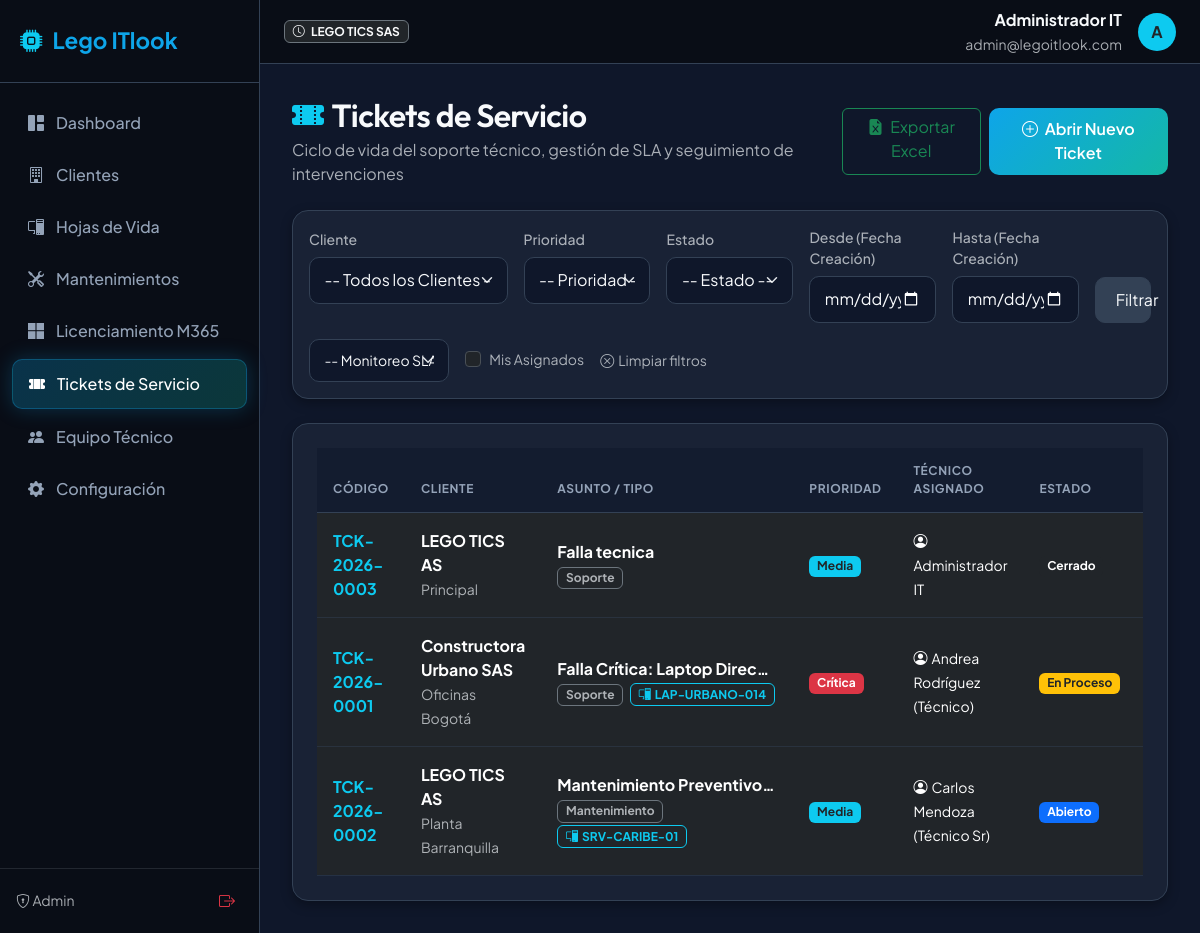
Before: /tickets/ (signed in) with the older database file.
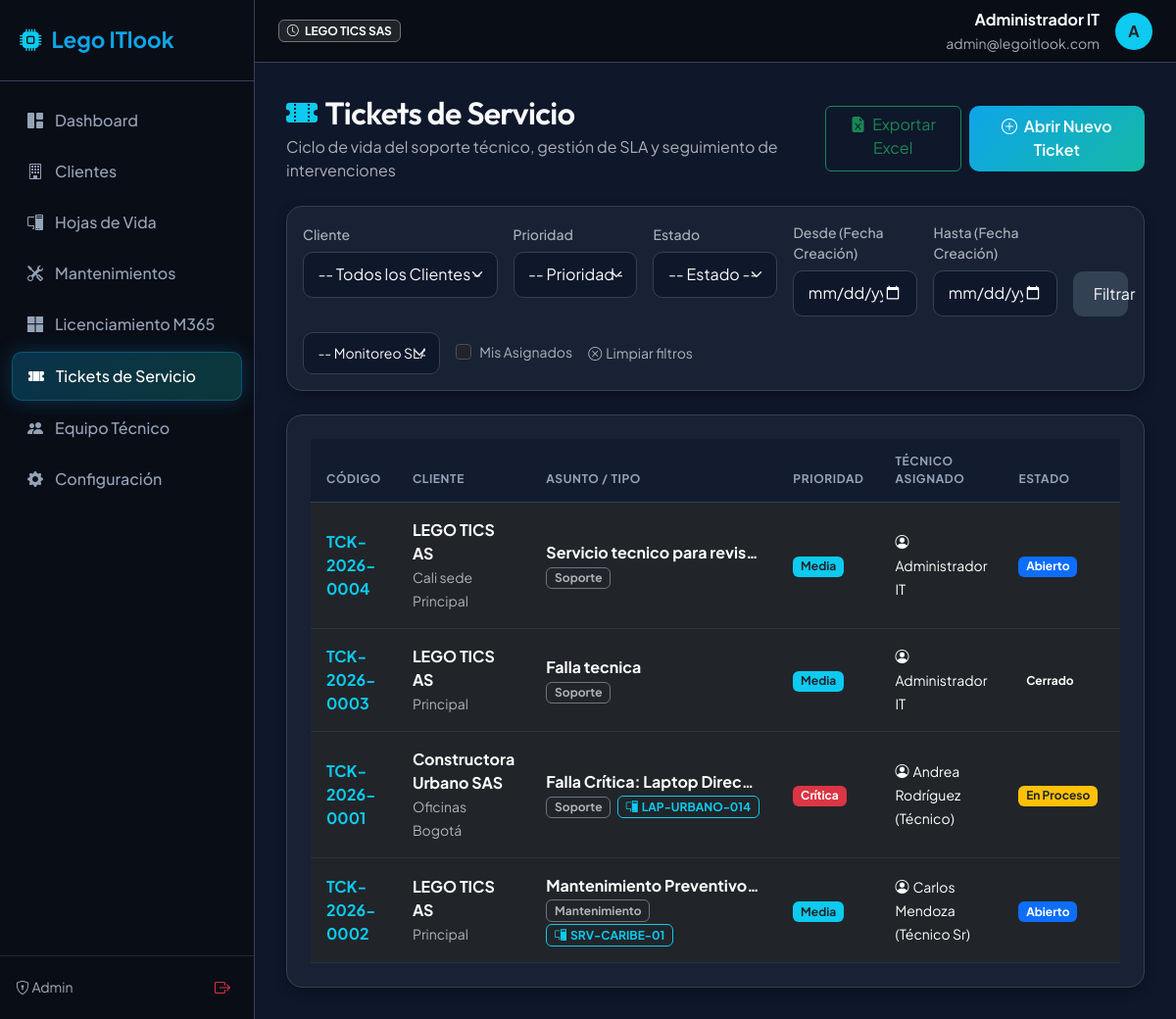
After: the same page with the newer database file.
### app/models/ticket.py (models this page shows, shortened)
class Ticket(db.Model):
    __tablename__ = 'tickets'
    id = db.Integer
    id = db.Column(db.Integer, primary_key=True)
    ticket_code = db.Column(db.String(30), unique=True, nullable=False) # e.g. TCK-2026-0001
    client_id = db.Column(db.Integer, db.ForeignKey('clients.id'), nullable=False)
    location_id = db.Column(db.Integer, db.ForeignKey('locations.id'), nullable=True)
    contact_id = db.Column(db.Integer, db.ForeignKey('client_contacts.id'), nullable=True)
    asset_id = db.Column(db.Integer, db.ForeignKey('assets.id'), nullable=True)
    assigned_to_id = db.Column(db.Integer, db.ForeignKey('users.id'), nullable=True)
    title = db.Column(db.String(200), nullable=False)
    description = db.Column(db.Text, nullable=False)
    priority = db.Column(db.String(20), default='Media', nullable=False) # Baja, Media, Alta, Crítica
    service_type = db.Column(db.String(30), default='Soporte', nullable=False) # Soporte, Mantenimiento, Proyecto
    status = db.Column(db.String(30), default='Abierto', nullable=False) # Abierto, En Proceso, Espera Cliente, Resuelto, Cerrado
    created_at = db.Column(db.DateTime, default=datetime.utcnow, nullable=False)
    sla_due_at = db.Column(db.DateTime, nullable=False)
    resolved_at = db.Column(db.DateTime, nullable=True)
    closed_at = db.Column(db.DateTime, nullable=True)
    interventions = db.relationship('TicketIntervention', backref='ticket', lazy=True, cascade='all, delete-orphan')
    @property
    def is_sla_breached(self):
        if self.status in ['Resuelto', 'Cerrado']:
            return self.resolved_at and self.resolved_at > self.sla_due_at
        return datetime.utcnow() > self.sla_due_at
    @property
    def priority_badge_class(self):
        pmap = {
            'Crítica': 'bg-danger text-white',
            'Alta': 'bg-warning text-dark',
            'Media': 'bg-info text-dark',
            'Baja': 'bg-secondary text-white'
        }
        return pmap.get(self.priority, 'bg-secondary')
    @property
    def status_badge_class(self):
        smap = {
            'Abierto': 'bg-primary text-white',
            'En Proceso': 'bg-warning text-dark',
            'Espera Cliente': 'bg-info text-dark',
            'Resuelto': 'bg-success text-white',
            'Cerrado': 'bg-dark text-white'
        }
        return smap.get(self.status, 'bg-secondary')

### app/models/client.py (models this page shows, shortened)
class Client(db.Model):
    __tablename__ = 'clients'
    id = db.Column(db.Integer, primary_key=True)
    company_name = db.Column(db.String(150), nullable=False) # Razón social
    tax_id = db.Column(db.String(50), unique=True, nullable=False) # NIT / Identificación tributaria
    contact_name = db.Column(db.String(120), nullable=False)
    contact_email = db.Column(db.String(120), nullable=False)
    contact_phone = db.Column(db.String(50), nullable=False)
    address = db.Column(db.String(255), nullable=True)
    is_active = db.Column(db.Boolean, default=True, nullable=False)
    created_at = db.Column(db.DateTime, default=datetime.utcnow)
    locations = db.relationship('Location', backref='client', lazy=True, cascade='all, delete-orphan')
    contacts = db.relationship('ClientContact', backref='client', lazy=True, cascade='all, delete-orphan')
    assets = db.relationship('Asset', backref='client', lazy=True, cascade='all, delete-orphan')
    licenses = db.relationship('MicrosoftLicense', backref='client', lazy=True, cascade='all, delete-orphan')
    tickets = db.relationship('Ticket', backref='client', lazy=True, cascade='all, delete-orphan')
    maintenance_events = db.relationship('MaintenanceEvent', backref='client', lazy=True, cascade='all, delete-orphan')

class Location(db.Model):
    __tablename__ = 'locations'
    id = db.Column(db.Integer, primary_key=True)
    client_id = db.Column(db.Integer, db.ForeignKey('clients.id'), nullable=False)
    name = db.Column(db.String(100), nullable=False) # Nombre Sede/Departamento
    address = db.Column(db.String(255), nullable=True)
    city = db.Column(db.String(100), nullable=True)
    contact_person = db.Column(db.String(120), nullable=True)
    contact_phone = db.Column(db.String(50), nullable=True)
    created_at = db.Column(db.DateTime, default=datetime.utcnow)
    assets = db.relationship('Asset', backref='location', lazy=True)
    tickets = db.relationship('Ticket', backref='location', lazy=True)

### app/models/user.py (models this page shows, shortened)
class User(UserMixin, db.Model):
    __tablename__ = 'users'
    id = db.Column(db.Integer, primary_key=True)
    name = db.Column(db.String(120), nullable=False)
    email = db.Column(db.String(120), unique=True, nullable=False)
    password_hash = db.Column(db.String(256), nullable=False)
    role = db.Column(db.String(20), default='tech', nullable=False) # 'admin', 'tech'
    is_active = db.Column(db.Boolean, default=True, nullable=False)
    created_at = db.Column(db.DateTime, default=datetime.utcnow)
    tickets_assigned = db.relationship('Ticket', backref='assigned_to_user', lazy=True, foreign_keys='Ticket.assigned_to_id')
    maintenance_logs = db.relationship('MaintenanceLog', backref='technician', lazy=True)
    interventions = db.relationship('TicketIntervention', backref='technician', lazy=True)
    maintenance_events = db.relationship('MaintenanceEvent', backref='technician', lazy=True)
    @property
    def is_admin(self):
        return self.role == 'admin'

### app/models/asset.py (models this page shows, shortened)
class Asset(db.Model):
    __tablename__ = 'assets'
    id = db.Column(db.Integer, primary_key=True)
    internal_code = db.Column(db.String(50), unique=True, nullable=False) # Código interno / Serial
    serial_number = db.Column(db.String(100), nullable=True)
    device_type = db.Column(db.String(50), nullable=False) # Servidor, PC, Laptop, Switch, Router, Impresora, Otro
    brand = db.Column(db.String(80), nullable=False)
    model = db.Column(db.String(100), nullable=False)
    cpu = db.Column(db.String(100), nullable=True)
    ram = db.Column(db.String(50), nullable=True)
    storage = db.Column(db.String(100), nullable=True)
    os_installed = db.Column(db.String(100), nullable=True)
    status = db.Column(db.String(30), default='Operativo', nullable=False) # Operativo, En Mantenimiento, Dado de baja
    client_id = db.Column(db.Integer, db.ForeignKey('clients.id'), nullable=False)
    location_id = db.Column(db.Integer, db.ForeignKey('locations.id'), nullable=True)
    notes = db.Column(db.Text, nullable=True)
    created_at = db.Column(db.DateTime, default=datetime.utcnow)
    maintenance_logs = db.relationship('MaintenanceLog', backref='asset', lazy=True, cascade='all, delete-orphan')
    tickets = db.relationship('Ticket', backref='asset', lazy=True)
    maintenance_items = db.relationship('MaintenanceEventItem', backref='asset', lazy=True)

### app/routes/tickets.py (the view, shortened to what this page needs)
@tickets_bp.route('/')
@login_required
def index():
    status_filter = request.args.get('status', '').strip()
    priority_filter = request.args.get('priority', '').strip()
    client_id = request.args.get('client_id', type=int)
    assigned_to_me = request.args.get('my_tickets', type=int)
    sla_filter = request.args.get('sla', '').strip()
    date_from_str = request.args.get('date_from', '').strip()
    date_to_str = request.args.get('date_to', '').strip()
    query = Ticket.query
    if status_filter:
        query = query.filter_by(status=status_filter)
    if priority_filter:
        query = query.filter_by(priority=priority_filter)
    if client_id:
        query = query.filter_by(client_id=client_id)
    if assigned_to_me or not current_user.is_admin:
        query = query.filter_by(assigned_to_id=current_user.id)
    if date_from_str:
        try:
            date_from = datetime.strptime(date_from_str, '%Y-%m-%d')
            query = query.filter(Ticket.created_at >= date_from)
        except (ValueError, TypeError):
            pass
    tickets_list = query.order_by(Ticket.created_at.desc()).all()
    if sla_filter == 'breached':
        tickets_list = [t for t in tickets_list if t.is_sla_breached]
    elif sla_filter == 'ontime':
        tickets_list = [t for t in tickets_list if not t.is_sla_breached]
    clients = Client.query.filter_by(is_active=True).order_by(Client.company_name.asc()).all()
    technicians = User.query.filter_by(is_active=True).order_by(User.name.asc()).all()
    return render_template('tickets/index.html',
                           tickets=tickets_list,
                           clients=clients,
                           technicians=technicians,
                           status_filter=status_filter,
                           priority_filter=priority_filter,
                           client_id=client_id,
                           assigned_to_me=assigned_to_me,
                           sla_filter=sla_filter,
                           date_from=date_from_str,
                           date_to=date_to_str)

### app/templates/tickets/index.html (shortened to what the changed rows need)
{% extends "base.html" %}
{% block content %}
<div class="d-flex justify-content-between align-items-center mb-4">
  <div>
    <h2 class="mb-1"><i class="bi bi-ticket-perforated-fill text-info me-2"></i>Tickets de Servicio</h2>
  </div>
</div>
<div class="glass-card p-4">
  <div class="table-responsive">
    <table class="table table-custom">
      <thead>
        <tr>
          <th>Código</th>
          <th>Cliente</th>
          <th>Asunto / Tipo</th>
          <th>Prioridad</th>
          <th>Técnico Asignado</th>
          <th>Estado</th>
          <th>Límite SLA</th>
        </tr>
      </thead>
      <tbody>
        {% for t in tickets %}
        <tr>
          <td class="fw-bold text-info">
            <a href="{{ url_for('tickets.detail', ticket_id=t.id) }}" class="text-info text-decoration-none">
              {{ t.ticket_code }}
            </a>
          </td>
          <td>
            <div class="fw-bold text-white">{{ t.client.company_name }}</div>
            <small class="text-muted">{{ t.location.name if t.location else 'Principal' }}</small>
          </td>
          <td>
            <div class="fw-bold text-white text-truncate" style="max-width:220px;">{{ t.title }}</div>
            <small class="badge bg-dark border border-secondary text-muted me-1">{{ t.service_type }}</small>
            {% if t.asset %}
              <small class="badge bg-dark border border-info text-info"><i class="bi bi-pc-display me-1"></i>{{ t.asset.internal_code }}</small>
            {% endif %}
          </td>
          <td><span class="badge {{ t.priority_badge_class }}">{{ t.priority }}</span></td>
          <td>
            {% if t.assigned_to_user %}
              <small class="text-white"><i class="bi bi-person-circle me-1"></i>{{ t.assigned_to_user.name }}</small>
            {% else %}
              <span class="badge bg-secondary">Sin Asignar</span>
            {% endif %}
          </td>
          <td><span class="badge {{ t.status_badge_class }}">{{ t.status }}</span></td>
          <td>
          </td>
        </tr>
        {% endfor %}
      </tbody>
    </table>
  </div>
</div>
{% endblock %}

Changed rows visible on the page:
added Ticket: ticket_code "TCK-2026-0004", client.company_name "LEGO TICS AS", location "Cali sede Principal", title "Servicio tecnico para revis…", service_type "Soporte", priority "Media", assigned_to_user.name "Administrador IT", status "Abierto"
changed Ticket "TCK-2026-0002": location "Planta Barranquilla" → "Principal"
